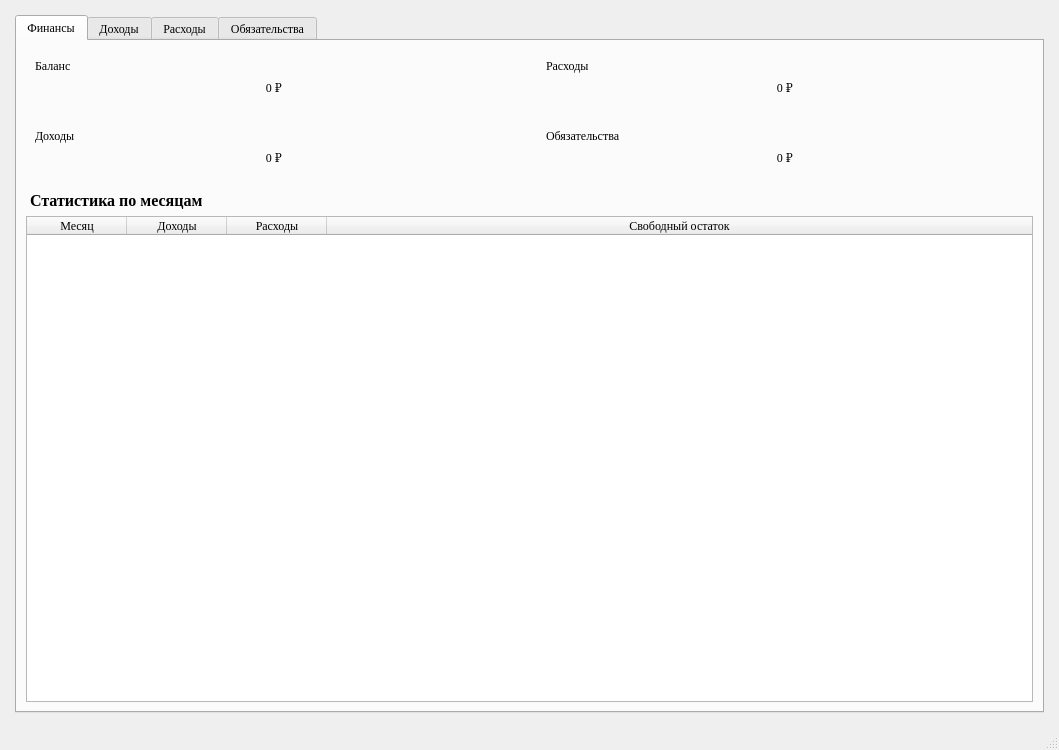
<?xml version="1.0" encoding="UTF-8"?>
<ui version="4.0">
 <class>MainWindow</class>
 <widget class="QMainWindow" name="MainWindow">
  <property name="geometry">
   <rect>
    <x>0</x>
    <y>0</y>
    <width>1059</width>
    <height>750</height>
   </rect>
  </property>
  <property name="windowTitle">
   <string>FIBER Financial Manager</string>
  </property>
  <property name="windowIcon">
   <iconset>
    <normaloff>Resources/FIBERFMico.png</normaloff>Resources/FIBERFMico.png</iconset>
  </property>
  <widget class="QWidget" name="centralwidget">
   <layout class="QVBoxLayout" name="verticalLayout">
    <property name="spacing">
     <number>10</number>
    </property>
    <property name="leftMargin">
     <number>15</number>
    </property>
    <property name="topMargin">
     <number>15</number>
    </property>
    <property name="rightMargin">
     <number>15</number>
    </property>
    <property name="bottomMargin">
     <number>15</number>
    </property>
    <item>
     <widget class="QTabWidget" name="tabWidget">
      <property name="font">
       <font>
        <family>Times New Roman</family>
       </font>
      </property>
      <property name="currentIndex">
       <number>0</number>
      </property>
      <widget class="QWidget" name="tabDashboard">
       <attribute name="title">
        <string>Финансы</string>
       </attribute>
       <layout class="QVBoxLayout" name="verticalLayout_5">
        <item>
         <layout class="QGridLayout" name="gridLayout">
          <property name="spacing">
           <number>15</number>
          </property>
          <item row="0" column="0">
           <widget class="QFrame" name="frameBalance">
            <property name="class" stdset="0">
             <string>card</string>
            </property>
            <layout class="QVBoxLayout" name="verticalLayout_2">
             <item>
              <widget class="QLabel" name="label_balance_title">
               <property name="text">
                <string>Баланс</string>
               </property>
               <property name="class" stdset="0">
                <string>card-title</string>
               </property>
              </widget>
             </item>
             <item>
              <widget class="QLabel" name="label_balance_value">
               <property name="text">
                <string>0 ₽</string>
               </property>
               <property name="alignment">
                <set>Qt::AlignmentFlag::AlignCenter</set>
               </property>
              </widget>
             </item>
            </layout>
           </widget>
          </item>
          <item row="0" column="1">
           <widget class="QFrame" name="frameExpenses">
            <property name="class" stdset="0">
             <string>card</string>
            </property>
            <layout class="QVBoxLayout" name="verticalLayout_3">
             <item>
              <widget class="QLabel" name="label_expenses_title">
               <property name="text">
                <string>Расходы</string>
               </property>
               <property name="class" stdset="0">
                <string>card-title</string>
               </property>
              </widget>
             </item>
             <item>
              <widget class="QLabel" name="label_expenses_value">
               <property name="text">
                <string>0 ₽</string>
               </property>
               <property name="alignment">
                <set>Qt::AlignmentFlag::AlignCenter</set>
               </property>
              </widget>
             </item>
            </layout>
           </widget>
          </item>
          <item row="1" column="0">
           <widget class="QFrame" name="frameIncomes">
            <property name="class" stdset="0">
             <string>card</string>
            </property>
            <layout class="QVBoxLayout" name="verticalLayout_4">
             <item>
              <widget class="QLabel" name="label_incomes_title">
               <property name="text">
                <string>Доходы</string>
               </property>
               <property name="class" stdset="0">
                <string>card-title</string>
               </property>
              </widget>
             </item>
             <item>
              <widget class="QLabel" name="label_incomes_value">
               <property name="text">
                <string>0 ₽</string>
               </property>
               <property name="alignment">
                <set>Qt::AlignmentFlag::AlignCenter</set>
               </property>
              </widget>
             </item>
            </layout>
           </widget>
          </item>
          <item row="1" column="1">
           <widget class="QFrame" name="frameObligations">
            <property name="class" stdset="0">
             <string>card</string>
            </property>
            <layout class="QVBoxLayout" name="verticalLayout_6">
             <item>
              <widget class="QLabel" name="label_obligations_title">
               <property name="text">
                <string>Обязательства</string>
               </property>
               <property name="class" stdset="0">
                <string>card-title</string>
               </property>
              </widget>
             </item>
             <item>
              <widget class="QLabel" name="label_obligations_value">
               <property name="text">
                <string>0 ₽</string>
               </property>
               <property name="alignment">
                <set>Qt::AlignmentFlag::AlignCenter</set>
               </property>
              </widget>
             </item>
            </layout>
           </widget>
          </item>
         </layout>
        </item>
        <item>
         <widget class="QLabel" name="labelStatistics">
          <property name="font">
           <font>
            <family>Times New Roman</family>
            <pointsize>-1</pointsize>
            <bold>true</bold>
           </font>
          </property>
          <property name="styleSheet">
           <string notr="true">font-size: 16px; font-weight: bold; margin-top: 10px;</string>
          </property>
          <property name="text">
           <string>Статистика по месяцам</string>
          </property>
         </widget>
        </item>
        <item>
         <widget class="QTableWidget" name="tableMonthStatistics">
          <property name="font">
           <font>
            <family>Times New Roman</family>
           </font>
          </property>
          <property name="alternatingRowColors">
           <bool>true</bool>
          </property>
          <attribute name="horizontalHeaderVisible">
           <bool>true</bool>
          </attribute>
          <attribute name="horizontalHeaderStretchLastSection">
           <bool>true</bool>
          </attribute>
          <column>
           <property name="text">
            <string>Месяц</string>
           </property>
          </column>
          <column>
           <property name="text">
            <string>Доходы</string>
           </property>
          </column>
          <column>
           <property name="text">
            <string>Расходы</string>
           </property>
          </column>
          <column>
           <property name="text">
            <string>Свободный остаток</string>
           </property>
          </column>
         </widget>
        </item>
       </layout>
      </widget>
      <widget class="QWidget" name="tabIncomes">
       <attribute name="title">
        <string>Доходы</string>
       </attribute>
       <layout class="QVBoxLayout" name="verticalLayout_8">
        <item>
         <layout class="QHBoxLayout" name="horizontalLayoutIncome">
          <item>
           <widget class="QPushButton" name="btnIncomePrevMonth">
            <property name="maximumSize">
             <size>
              <width>30</width>
              <height>16777215</height>
             </size>
            </property>
            <property name="text">
             <string>◀</string>
            </property>
           </widget>
          </item>
          <item>
           <widget class="QLabel" name="labelIncomeCurrentMonth">
            <property name="font">
             <font>
              <family>Times New Roman</family>
             </font>
            </property>
            <property name="text">
             <string/>
            </property>
            <property name="alignment">
             <set>Qt::AlignmentFlag::AlignCenter</set>
            </property>
           </widget>
          </item>
          <item>
           <widget class="QPushButton" name="btnIncomeNextMonth">
            <property name="maximumSize">
             <size>
              <width>30</width>
              <height>16777215</height>
             </size>
            </property>
            <property name="text">
             <string>▶</string>
            </property>
           </widget>
          </item>
          <item>
           <widget class="QLineEdit" name="lineEditIncomeAmount">
            <property name="font">
             <font>
              <family>Times New Roman</family>
             </font>
            </property>
            <property name="placeholderText">
             <string>Сумма</string>
            </property>
           </widget>
          </item>
          <item>
           <widget class="QLineEdit" name="lineEditIncomeDate">
            <property name="font">
             <font>
              <family>Times New Roman</family>
             </font>
            </property>
            <property name="placeholderText">
             <string>Дата 01.01.2025</string>
            </property>
           </widget>
          </item>
          <item>
           <widget class="QComboBox" name="comboBoxIncomeType">
            <property name="font">
             <font>
              <family>Times New Roman</family>
             </font>
            </property>
           </widget>
          </item>
          <item>
           <widget class="QLineEdit" name="lineEditIncomeDesc">
            <property name="font">
             <font>
              <family>Times New Roman</family>
             </font>
            </property>
            <property name="placeholderText">
             <string>Описание</string>
            </property>
           </widget>
          </item>
          <item>
           <widget class="QPushButton" name="btnAddIncome">
            <property name="font">
             <font>
              <family>Times New Roman</family>
             </font>
            </property>
            <property name="text">
             <string>Добавить доход</string>
            </property>
           </widget>
          </item>
          <item>
           <widget class="QPushButton" name="btnDeleteIncome">
            <property name="font">
             <font>
              <family>Times New Roman</family>
             </font>
            </property>
            <property name="text">
             <string>Удалить</string>
            </property>
           </widget>
          </item>
         </layout>
        </item>
        <item>
         <widget class="QTableWidget" name="tableIncomes">
          <property name="alternatingRowColors">
           <bool>true</bool>
          </property>
          <attribute name="horizontalHeaderVisible">
           <bool>true</bool>
          </attribute>
          <attribute name="horizontalHeaderStretchLastSection">
           <bool>true</bool>
          </attribute>
          <column>
           <property name="text">
            <string>Дата</string>
           </property>
          </column>
          <column>
           <property name="text">
            <string>Тип</string>
           </property>
          </column>
          <column>
           <property name="text">
            <string>Сумма</string>
           </property>
          </column>
          <column>
           <property name="text">
            <string>Описание</string>
           </property>
          </column>
         </widget>
        </item>
       </layout>
      </widget>
      <widget class="QWidget" name="tabExpenses">
       <attribute name="title">
        <string>Расходы</string>
       </attribute>
       <layout class="QVBoxLayout" name="verticalLayout_7">
        <item>
         <layout class="QHBoxLayout" name="horizontalLayoutExpense">
          <item>
           <widget class="QPushButton" name="btnExpensePrevMonth">
            <property name="maximumSize">
             <size>
              <width>30</width>
              <height>16777215</height>
             </size>
            </property>
            <property name="text">
             <string>◀</string>
            </property>
           </widget>
          </item>
          <item>
           <widget class="QLabel" name="labelExpenseCurrentMonth">
            <property name="text">
             <string/>
            </property>
            <property name="alignment">
             <set>Qt::AlignmentFlag::AlignCenter</set>
            </property>
           </widget>
          </item>
          <item>
           <widget class="QPushButton" name="btnExpenseNextMonth">
            <property name="maximumSize">
             <size>
              <width>30</width>
              <height>16777215</height>
             </size>
            </property>
            <property name="text">
             <string>▶</string>
            </property>
           </widget>
          </item>
          <item>
           <widget class="QLineEdit" name="lineEditExpenseAmount">
            <property name="placeholderText">
             <string>Сумма</string>
            </property>
           </widget>
          </item>
          <item>
           <widget class="QLineEdit" name="lineEditExpenseDate">
            <property name="font">
             <font>
              <family>Times New Roman</family>
             </font>
            </property>
            <property name="text">
             <string/>
            </property>
            <property name="placeholderText">
             <string>Дата 01.01.2025</string>
            </property>
           </widget>
          </item>
          <item>
           <widget class="QComboBox" name="comboBoxExpenseType"/>
          </item>
          <item>
           <widget class="QLineEdit" name="lineEditExpenseDesc">
            <property name="placeholderText">
             <string>Описание</string>
            </property>
           </widget>
          </item>
          <item>
           <widget class="QPushButton" name="btnAddExpense">
            <property name="text">
             <string>Добавить расход</string>
            </property>
           </widget>
          </item>
          <item>
           <widget class="QPushButton" name="btnDeleteExpense">
            <property name="text">
             <string>Удалить</string>
            </property>
           </widget>
          </item>
         </layout>
        </item>
        <item>
         <widget class="QTableWidget" name="tableExpenses">
          <property name="alternatingRowColors">
           <bool>true</bool>
          </property>
          <attribute name="horizontalHeaderVisible">
           <bool>true</bool>
          </attribute>
          <attribute name="horizontalHeaderStretchLastSection">
           <bool>true</bool>
          </attribute>
          <column>
           <property name="text">
            <string>Дата</string>
           </property>
          </column>
          <column>
           <property name="text">
            <string>Тип</string>
           </property>
          </column>
          <column>
           <property name="text">
            <string>Сумма</string>
           </property>
          </column>
          <column>
           <property name="text">
            <string>Описание</string>
           </property>
          </column>
         </widget>
        </item>
       </layout>
      </widget>
      <widget class="QWidget" name="tabObligations">
       <attribute name="title">
        <string>Обязательства</string>
       </attribute>
       <layout class="QVBoxLayout" name="verticalLayout_9">
        <item>
         <layout class="QHBoxLayout" name="horizontalLayoutInputObligation">
          <item>
           <widget class="QLineEdit" name="lineEditObligationName">
            <property name="placeholderText">
             <string>Название</string>
            </property>
           </widget>
          </item>
          <item>
           <widget class="QComboBox" name="comboBoxObligationType"/>
          </item>
          <item>
           <widget class="QLineEdit" name="lineEditObligationAmount">
            <property name="placeholderText">
             <string>Сумма</string>
            </property>
           </widget>
          </item>
          <item>
           <widget class="QLineEdit" name="lineEditObligationMonthlyPayment">
            <property name="placeholderText">
             <string>Ежемесячный платеж</string>
            </property>
           </widget>
          </item>
          <item>
           <widget class="QLineEdit" name="lineEditObligationStartDate">
            <property name="placeholderText">
             <string>Дата начала</string>
            </property>
           </widget>
          </item>
          <item>
           <widget class="QLineEdit" name="lineEditObligationDueDate">
            <property name="placeholderText">
             <string>Дата окончания</string>
            </property>
           </widget>
          </item>
          <item>
           <widget class="QLineEdit" name="lineEditObligationPaidAmount">
            <property name="placeholderText">
             <string>Уплаченная сумма</string>
            </property>
           </widget>
          </item>
          <item>
           <widget class="QPushButton" name="btnAddObligation">
            <property name="text">
             <string>Добавить</string>
            </property>
           </widget>
          </item>
          <item>
           <widget class="QPushButton" name="btnDeleteObligation">
            <property name="text">
             <string>Удалить</string>
            </property>
           </widget>
          </item>
         </layout>
        </item>
        <item>
         <layout class="QVBoxLayout" name="verticalLayout_10"/>
        </item>
        <item>
         <widget class="QLineEdit" name="lineEditObligationDesc">
          <property name="placeholderText">
           <string>Описание</string>
          </property>
         </widget>
        </item>
        <item>
         <widget class="QTableWidget" name="tableObligations">
          <property name="alternatingRowColors">
           <bool>true</bool>
          </property>
          <attribute name="horizontalHeaderVisible">
           <bool>true</bool>
          </attribute>
          <attribute name="horizontalHeaderStretchLastSection">
           <bool>true</bool>
          </attribute>
          <column>
           <property name="text">
            <string>Название</string>
           </property>
          </column>
          <column>
           <property name="text">
            <string>Тип</string>
           </property>
          </column>
          <column>
           <property name="text">
            <string>Сумма</string>
           </property>
          </column>
          <column>
           <property name="text">
            <string>Остаток</string>
           </property>
          </column>
          <column>
           <property name="text">
            <string>Срок</string>
           </property>
          </column>
         </widget>
        </item>
       </layout>
      </widget>
     </widget>
    </item>
   </layout>
  </widget>
  <widget class="QStatusBar" name="statusbar"/>
  <action name="actionExit">
   <property name="text">
    <string>Выход</string>
   </property>
  </action>
  <action name="actionAbout">
   <property name="text">
    <string>О программе</string>
   </property>
  </action>
 </widget>
 <resources/>
 <connections/>
</ui>
